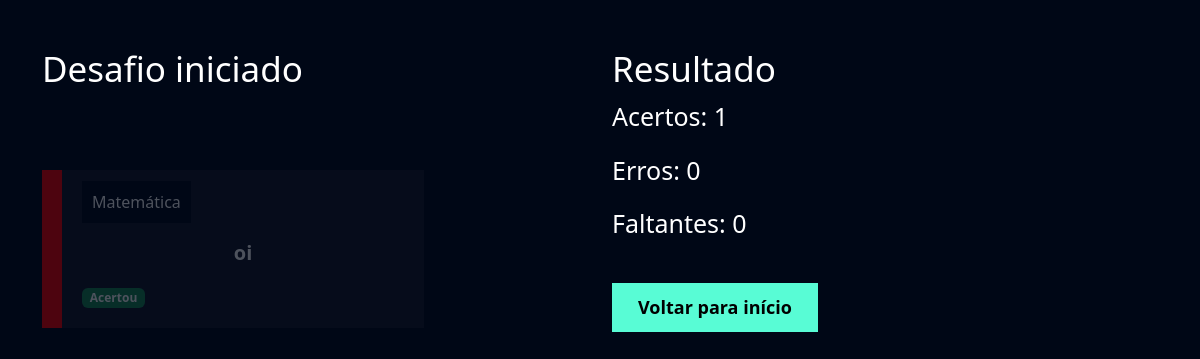
Page /flashcard/desafio/1/ (signed in) on the committed database.
### flashcard/models.py (models this page shows, shortened)
class FlashcardDesafio(models.Model):
    flashcard = models.ForeignKey(Flashcard, on_delete=models.DO_NOTHING)
    respondido = models.BooleanField(default=False)
    acertou = models.BooleanField(default=False)

class Flashcard(models.Model):
    DIFICULDADE_CHOICES = (('D', 'Difícil'), ('M', 'Médio'), ('F', 'Fácil'))
    user = models.ForeignKey(User, on_delete=models.DO_NOTHING)
    pergunta = models.CharField(max_length=100)
    resposta = models.TextField()
    categoria = models.ForeignKey(Categoria, on_delete=models.DO_NOTHING)
    dificuldade = models.CharField(max_length=1, choices=DIFICULDADE_CHOICES)
    @property
    def css_dificuldade(self):
        if self.dificuldade == "F":
            return "flashcard-facil"
        elif self.dificuldade == "M":
            return "flashcard-medio"
        elif self.dificuldade == "D":
            return "flashcard-dificil"

class Categoria(models.Model):
    nome = models.CharField(max_length = 20)
    def __str__(self):
        return self.nome

### flashcard/views.py (the view)
# urls.py: path('desafio/<int:id>/', views.desafio, name='desafio'),
def desafio(request, id):
    desafio = Desafio.objects.get(id=id)
    if not desafio.user == request.user:
        raise Http404()
    if request.method == 'GET':
        acertos = desafio.flashcards.filter(respondido=True).filter(acertou=True).count()
        erros = desafio.flashcards.filter(respondido=True).filter(acertou=False).count()
        faltantes = desafio.flashcards.filter(respondido=False).count()
        return render(
            request,
            'desafio.html',
            {
                'desafio': desafio,
                'acertos': acertos,
                'erros': erros,
                'faltantes': faltantes,
            },
        )

### flashcard/templates/desafio.html (shortened to what this page needs)
{% extends "base.html" %} {% load static %} {% block 'cabecalho' %}
<link href="{% static 'usuarios/css/cadastro.css' %}" rel="stylesheet" />
<link href="{% static 'flashcard/css/novo_flashcard.css' %}" rel="stylesheet" />
<link
  href="{% static 'flashcard/css/iniciar_desafio.css' %}"
  rel="stylesheet"
/>
<link href="{% static 'flashcard/css/desafio.css' %}" rel="stylesheet" />
<link
  href="https://unpkg.com/boxicons@2.1.4/css/boxicons.min.css"
  rel="stylesheet"
/>
{% endblock 'cabecalho' %} {% block 'conteudo' %}
<div class="container">
  <br />
  <br />
  <div class="row">
    <div class="col-md">
      <h3 class="fonte-secundaria">Desafio iniciado</h3>
      <br />
      <br />
      <br />
      {% for flash in desafio.flashcards.all %}
      <div class="box-new-flashcard {% if flash.respondido %} op2 {% endif %}">
        <div class="flashcard {{flash.flashcard.css_dificuldade}}">
          <div class="flashcard-categoria">{{flash.flashcard.categoria}}</div>
          <br />
          <br />
          <div class="flashcard-box-item" onclick="flip_card('{{flash.id}}')">
            <p class="flashcard-item">{{flash.flashcard.pergunta}}</p>
          </div>
          {% if not flash.respondido %}
          <div class="responder">
            <a href="{% url 'responder_flashcard' flash.id %}?acertou=0&desafio_id={{desafio.id}}"><i class='bx bxs-x-square icone-vermelho'></i></a>
            <a href="{% url 'responder_flashcard' flash.id %}?acertou=1&desafio_id={{desafio.id}}"><i class='bx bxs-check-square icone-verde' ></i></a>
          </div>
          {% else %} {% if flash.acertou %}
          <span class="badge bg-success">Acertou</span>
          {% else %}
          <span class="badge bg-danger">Errou</span>
          {% endif%} {% endif %}
        </div>
      </div>
      <br />
      <br />
      {% endfor %}
    </div>
    <div class="col-md">
      <h3 class="fonte-secundaria">Resultado</h3>
      <p class="fonte-p">Acertos: {{acertos}}</p>
      <p class="fonte-p">Erros: {{erros}}</p>
      <p class="fonte-p">Faltantes: {{faltantes}}</p>
      <br />
      <button id="btn" class="btn-cadastro">Voltar para início</button>
    </div>
  </div>
</div>
{% endblock 'conteudo' %}

### templates/static/geral/css/base.css (style rules this page uses)
:root { --main-color: #0b1526; --dark-color: #000716; --secondary-dark-color: rgb(15, 2, 26); --light-color: #00c1f3; --contrast-color: #f4c96b; --differential-color: #58fcd5; }
body { background-color: var(--dark-color) !important; color: white !important; }

### templates/static/usuarios/css/cadastro.css (style rules this page uses)
* { margin: 0; padding: 0; }
.btn-cadastro { padding: 10px; background-color: #58fcd5; border: none; border: 1px solid #58fcd5; font-size: 18px; font-weight: bold; padding-left: 25px; padding-right: 25px; }

### templates/static/flashcard/css/novo_flashcard.css (style rules this page uses)
.box-new-flashcard { width: 70%; margin: auto; }
.flashcard { background-color: rgba(255, 255, 255, 0.08); padding: 20px; }
.flashcard-box-item { text-align: center; }
.flashcard p { font-size: 20px; font-weight: bold; cursor: pointer; }
.flashcard-dificil { border-left: 20px solid #fe0000; }
.flashcard-categoria { background-color: var(--dark-color); display: inline; padding: 10px; }

### templates/static/flashcard/css/iniciar_desafio.css (style rules this page uses)
.fonte-secundaria { font-size: 35px; }

### templates/static/flashcard/css/desafio.css (style rules this page uses)
.box-new-flashcard { margin: 0; }
.op2 { opacity: .3; }
.fonte-p { font-size: 25px; }

### rows in the picture
FlashcardDesafio: flashcard.categoria "Matemática", flashcard.pergunta "oi", respondido "Acertou"

### other values in the picture
{{ acertos }} "1"
{{ erros }} "0"
{{ faltantes }} "0"
